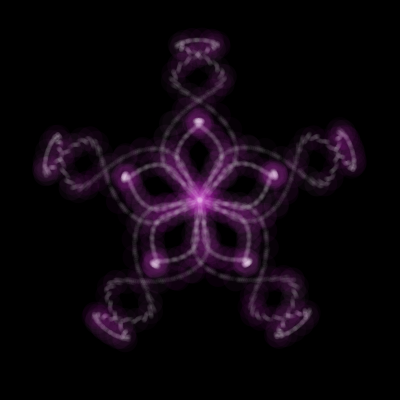
Frame 1 (no input)
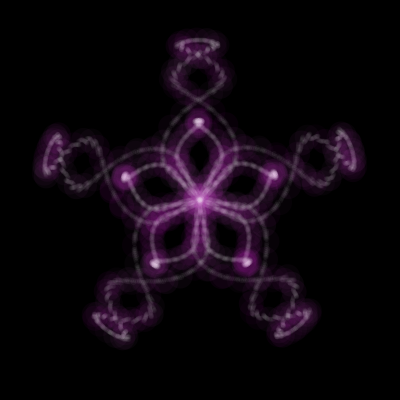
Frame 60 (the mouse pressed at the canvas centre just before this capture)
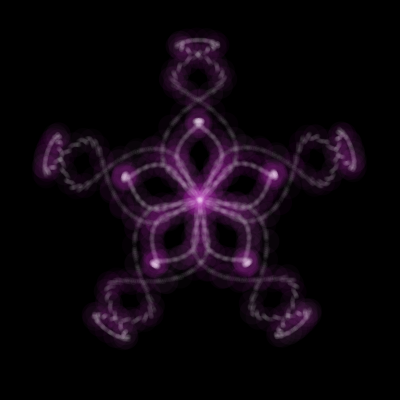
Frame 120 (the mouse held since frame 60 and released just before this capture)

The Processing sketch that drew these frames (run headless with seeded random() and noise(); from frame 60 on, the mouse is pressed at the canvas centre):

// Processing sketch: processing_185830
// ── processing_185830.pde

float a;
float b;
float c;
float d;
int num = 5000;
float x;
float y;
float r1 = 0;//266549;//0;
float t1 = 0.2;
float r2 = 0;//1320000;//0;
float t2 = 1;
float h2 = 0.5;
float r3 = 0;//133274;//0;
float t3 = 0.1;
float h3 = 0.2;

float r1_goal = r1 + t1;// * num;
float r2_goal = r2 + t2;// * num;
float r3_goal = r3 + t3;// * num;

float R;
float theta = 0;

void setup() {
  size(400, 400);
  colorMode(HSB, 360, 100, 100);
  background(0);
  smooth();

  //noLoop();
}

void draw() {
  background(0);

  pushMatrix();
  translate(width/2, height/2);
  rotate(radians(-90));
  noStroke();
  for (int i = 0;i <= num;i += 1) {
    b = sin(r2) - 1;
    a = b * h2 + sin(r2); 
    c = (cos(r2*3)+cos(r2*5))/4;
    x = 80 * a * sin(r1 + c);
    y = 80 * a * cos(r1 + c);

    r1 += t1;
    r2 += t2;
    r3 += t3;

    if (i % 10 == 0) {
      R = 25;
      fill(300, random(50, 100), random(50, 100), 10);
    }
    else {
      R = 5;
      fill(360, 10);
    }
    ellipse(x, y, R, R);
  }

  r1 = r1_goal;
  r2 = r2_goal;
  r3 = r3_goal;

  popMatrix();
}
